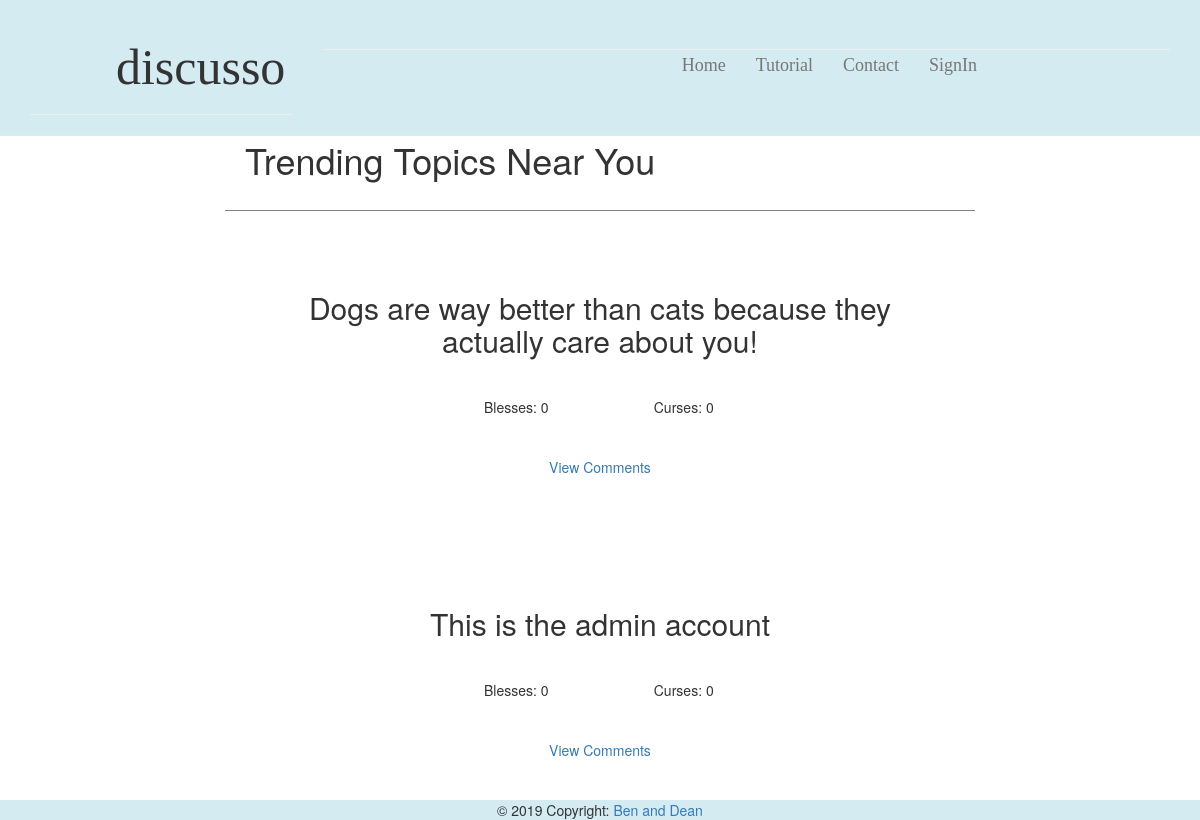
Screenshot of /homepage with the database file from the repository.
### app/models.py (models this page shows, shortened)
class Post(db.Model):
    id = db.Column(db.Integer, primary_key=True)
    title = db.Column(db.String(64))
    desc = db.Column(db.String(248))
    blesses = db.Column(db.Integer, default=0)
    curses = db.Column(db.Integer, default=0)
    timestamp = db.Column(db.DateTime, index=True, default=datetime.utcnow)
    user_id = db.Column(db.Integer, db.ForeignKey('user.id'))
    p_replies = db.relationship('Reply', backref='ogPost', lazy='dynamic')

### app/routes.py (the view)
@app.route('/', methods=['GET', 'POST'])
@app.route('/homepage', methods=['GET', 'POST'])
def homepage():
    form = MakePostForm()
    if form.validate_on_submit():
        post = Post(title=form.title.data, desc=form.desc.data,
                    user_id=current_user.id)
        db.session.add(post)
        db.session.commit()
        return render_template('homepage.html', title='Home', posts=Post.query.all(), form=form)
    return render_template('homepage.html', title='Home', posts=Post.query.all(), form=form)

### app/templates/homepage.html (shortened to what this page needs)
{% extends "topbar.html" %}
{% block content %}
<div class="container-fluid">
	<div class="leftSide col-md-2">
	</div>
	<div class="homePage col-md-8">
		<div class="special">
			<h1> Trending Topics Near You</h1>
		</div>
		{%for post in posts %}
		<div class="sampleTopic">
			<div class="heading">
				<h2> {{ post.title }} </h2>
			</div>
			<div class="innerTopic container-fluid">
				<div class="col-md-3"></div>
				<div class="col-md-3">
					<p>Blesses: {{post.blesses}} </p>
				</div>
				<div class="col-md-3">
					<p>Curses: {{post.curses}} </p>
				</div>
				<div class="col-md-3"></div>
			</div>
			<div class="links container-fluid">
				<div class="viewComment col-md-4"></div>
				<div class="viewComment col-md-4">
					<p><a href="{{ url_for('topic',postid = '') }}{{post.id}}"> View Comments </a> </p>
				</div>
				<div class="viewComment col-md-4"></div>
			</div>
		</div>
		{% endfor %}
	</div>
	<div class="rightSide col-md-2">
	</div>
</div>
{% endblock %}

### app/static/stylesheet.css (style rules this page uses)
body { padding-top: 100px; }
.sampleTopic { padding: 30px; text-align: center }
.innerTopic { padding: 10px; }
.links { padding:20px; }
.special { padding: 20px; border-bottom: 1px solid grey; margin-bottom: 10px; }
.heading { text-align: center; border-bottom: 1px; padding: 20px; }

### rows the page displays
Post: title "Dogs are way better than cats because they actually care about you!", blesses "0", curses "0"
Post: title "This is the admin account", blesses "0", curses "0"
